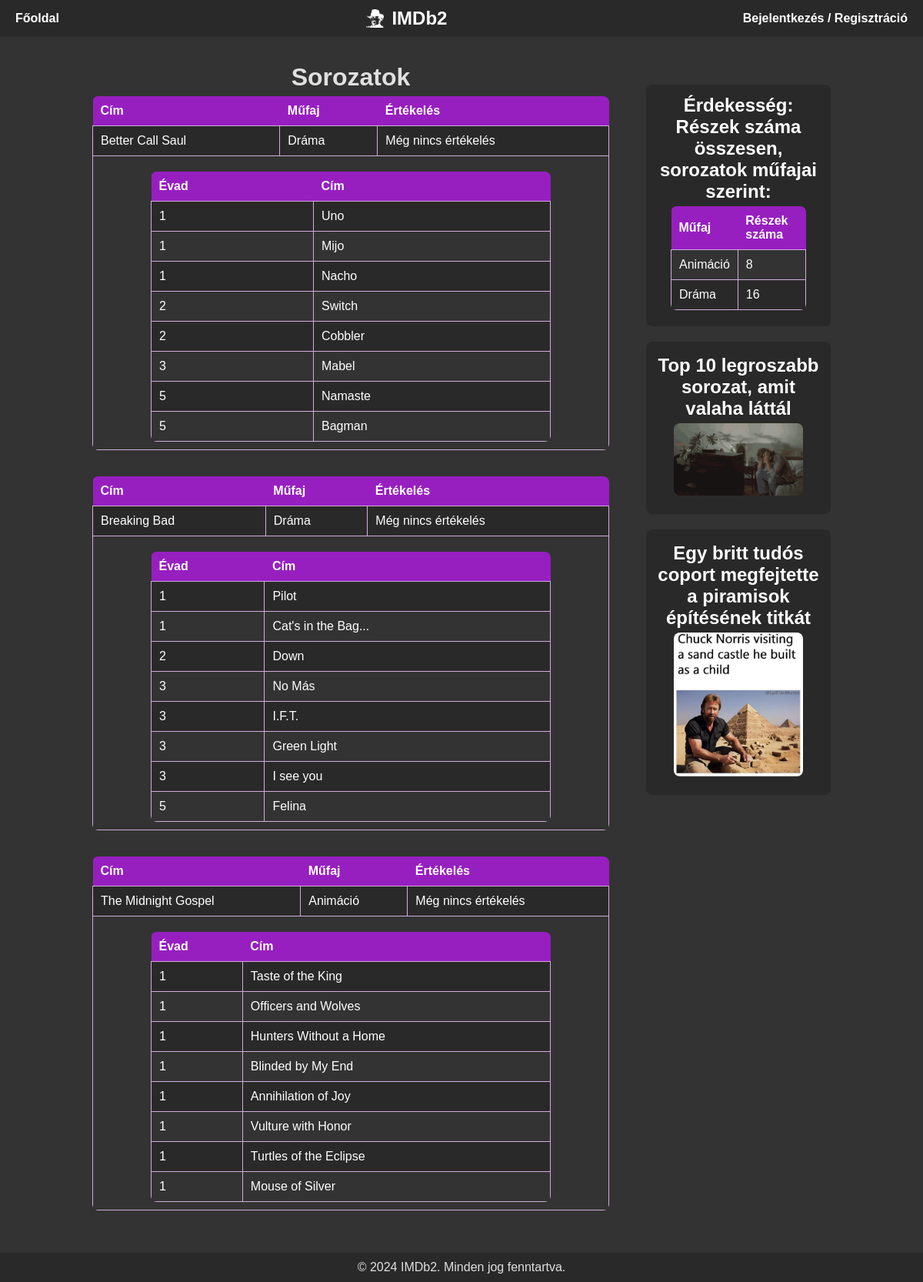
The page /php/sorozatok.php on the database its author committed.
### tables this page shows
CREATE TABLE `sorozat` (
  `sorozat_cim` varchar(100) NOT NULL,
  `mufaj` varchar(50) NOT NULL,
  `ertekeles_darab` int(11) NOT NULL DEFAULT 0,
  `ertekeles_osszeg` int(11) NOT NULL DEFAULT 0,
  `felhasznalonev` varchar(50) DEFAULT NULL
);

### php/sorozatok.php (the view, shortened to what this page needs)
<!DOCTYPE html>
<html lang="hu">
<head>
    <link rel="stylesheet" href="../css/sorozatok.css">
</head>
<body>
<?php include_once 'header.php'; ?>
<main class="main-container">
    <div class="main-content">
        <h1>Sorozatok</h1>
        <?php
        $conn = mysqli_connect('localhost', 'root', '') or die("Hibás csatlakozás!");
        mysqli_query($conn, 'SET NAMES UTF8');
        mysqli_query($conn, "SET character_set_results=utf8");
        mysqli_set_charset($conn, 'utf8');
        if (mysqli_select_db($conn, 'imdb')) {
            $sql = "SELECT sorozat_cim, mufaj, ertekeles_darab, ertekeles_osszeg FROM sorozat;";
            $res = mysqli_query($conn, $sql) or die('Hibás utasítás!');
            while (($current_row = mysqli_fetch_assoc($res)) != null) {
                echo '<table>';
                echo '<tr>';
                echo '<th>Cím</th>';
                echo '<th>Műfaj</th>';
                echo '<th>Értékelés</th>';
                echo '</tr>';
                echo '<tr>';
                echo '<td>' . $current_row["sorozat_cim"] . '</td>';
                echo '<td>' . $current_row["mufaj"] . '</td>';
                echo '<td>';
                if ($current_row["ertekeles_darab"] == 0) {
                    echo 'Még nincs értékelés </td>';
                } else {
                    echo "10/" . round($current_row["ertekeles_osszeg"] / $current_row["ertekeles_darab"], 1) . '</td>';
                }
                echo '</tr>';
                $sorozat_cim = $current_row["sorozat_cim"];
                $sql_evad = "SELECT resz_evad, resz_cim
                             FROM resz WHERE sorozat_cim = '$sorozat_cim'
                             ORDER BY resz_evad";
                $res_evad = mysqli_query($conn, $sql_evad) or die('Hibás utasítás a részek lekérdezésénél!');
                echo '<tr><td colspan="4">';
                echo '<table class="evadok">';
                echo '<tr><th>Évad</th><th>Cím</th></tr>';
                while (($evad_row = mysqli_fetch_assoc($res_evad)) != null) {
                    echo '<tr>';
                    echo '<td>' . $evad_row["resz_evad"] . '</td>';
                    echo '<td>' . $evad_row["resz_cim"] . '</td>';
                    echo '</tr>';
                }
                echo '</table>';
                echo '</td></tr>';
            }
            echo '</table>';
        } else {
            die('Nem sikerült csatlakozni az adatbázishoz.');
        }
        ?>
    </div>
    <aside class="sidebar">
        <div class="szin">
            <?php
            $conn = mysqli_connect('localhost', 'root', '') or die("Hibás csatlakozás!");
            mysqli_query($conn, 'SET NAMES UTF8');
            mysqli_query($conn, "SET character_set_results=utf8");
            mysqli_set_charset($conn, 'utf8');
            mysqli_select_db($conn, 'imdb');
            ?>
            <h2>Érdekesség: Részek száma összesen, sorozatok műfajai szerint:</h2>
            <table>
                <thead>
                <tr>
                    <th>Műfaj</th>
                    <th>Részek száma</th>
                </tr>
                </thead>
                <tbody>
                <?php
                $query = "SELECT sorozat.mufaj, COUNT(resz.resz_id) AS reszek_szama
                          FROM sorozat
                          JOIN resz ON sorozat.sorozat_cim = resz.sorozat_cim
                          GROUP BY sorozat.mufaj;";
                $result = mysqli_query($conn, $query);
                while ($row = mysqli_fetch_assoc($result)) {
                    if (isset($row['reszek_szama'])) {
                        echo "<tr><td>{$row['mufaj']}</td><td>{$row['reszek_szama']}</td></tr>";
                    }
                }
                ?>
                </tbody>
            </table>
        </div>
        <div class="szin2">
            <h2>Top 10 legroszabb sorozat, amit valaha láttál</h2>
            <img src="../img/chucktv.gif" alt="Breaking news">
        </div>
        <div class="szin2">
            <h2>Egy britt tudós coport megfejtette a piramisok építésének titkát</h2>
            <img src="../img/chuckpyreamid.jpg" alt="Breaking news">
        </div>
    </aside>
</main>
<?php include_once 'footer.php'; ?>
</body>
</html>

### css/sorozatok.css (style rules this page uses)
html, body { height: 100%; overflow-y: auto; }
h2 { text-align: center; font-size: 24px; margin: 1% 0 5px 0; color: #ffffff; }
h1 { margin: 5% 0 1% 0; text-align: center; font-weight: bold; }
table { margin: 0 auto 5% auto; border-collapse: collapse; width: 100%; border-radius: 8px; overflow: clip; }
th { background-color: #971fc0; color: white; font-weight: bold; padding: 10px; text-align: left; }
tr:nth-child(even) { background-color: #2a2929; }
tr:nth-child(odd) { background-color: #333333; }
td { color: white; padding: 10px; border: 1px solid #d1acdc; text-align: left; }
.evadok { max-width: 80%; margin: 10px auto 0 auto; }
.main-container { display: flex; justify-content: space-between; margin: 0 10%; padding-bottom: 5%; }
.sidebar { width: 25%; margin: 6.5% 0 5% 20px; }
.sidebar table { max-width: 80%; min-width: auto; }
.main-content { width: 70%; }
.szin { background-color: #2a2929; padding: 10px; border-radius: 8px; }
.szin2 { margin-top: 20px; background-color: #2a2929; padding: 15px; border-radius: 8px; text-align: center; }
.sidebar img { max-width: 80%; border-radius: 8px; margin-bottom: 5px; }

### css/header.css (style rules this page uses)
* { margin: 0; padding: 0; box-sizing: border-box; color: #e0e0e0; }
html, body { margin: 0; padding: 0; height: 100%; font-family: Arial, sans-serif; background-color: #333333; }

### css/footer.css (style rules this page uses)
* { margin: 0; padding: 0; box-sizing: border-box; color: #e0e0e0; }

### rows shown on the page
sorozat: sorozat_cim "Better Call Saul", mufaj "Dráma", ertekeles_darab "Még nincs értékelés", resz_evad "1", resz_cim "Uno", resz_cim "Mijo", resz_cim "Nacho", resz_evad "2", resz_cim "Switch", resz_cim "Cobbler", resz_evad "3", resz_cim "Mabel", resz_evad "5", resz_cim "Namaste", resz_cim "Bagman"
sorozat: sorozat_cim "Breaking Bad", mufaj "Dráma", ertekeles_darab "Még nincs értékelés", resz_evad "1", resz_cim "Pilot", resz_cim "Cat's in the Bag...", resz_evad "2", resz_cim "Down", resz_evad "3", resz_cim "No Más", resz_cim "I.F.T.", resz_cim "Green Light", resz_cim "I see you", resz_evad "5", resz_cim "Felina"
sorozat: sorozat_cim "The Midnight Gospel", mufaj "Animáció", ertekeles_darab "Még nincs értékelés", resz_evad "1", resz_cim "Taste of the King", resz_cim "Officers and Wolves", resz_cim "Hunters Without a Home", resz_cim "Blinded by My End", resz_cim "Annihilation of Joy", resz_cim "Vulture with Honor", resz_cim "Turtles of the Eclipse", resz_cim "Mouse of Silver"

### other values the page prints
$row['mufaj'] "Animáció"
$row['reszek_szama'] "8"
$row['mufaj'] "Dráma"
$row['reszek_szama'] "16"
